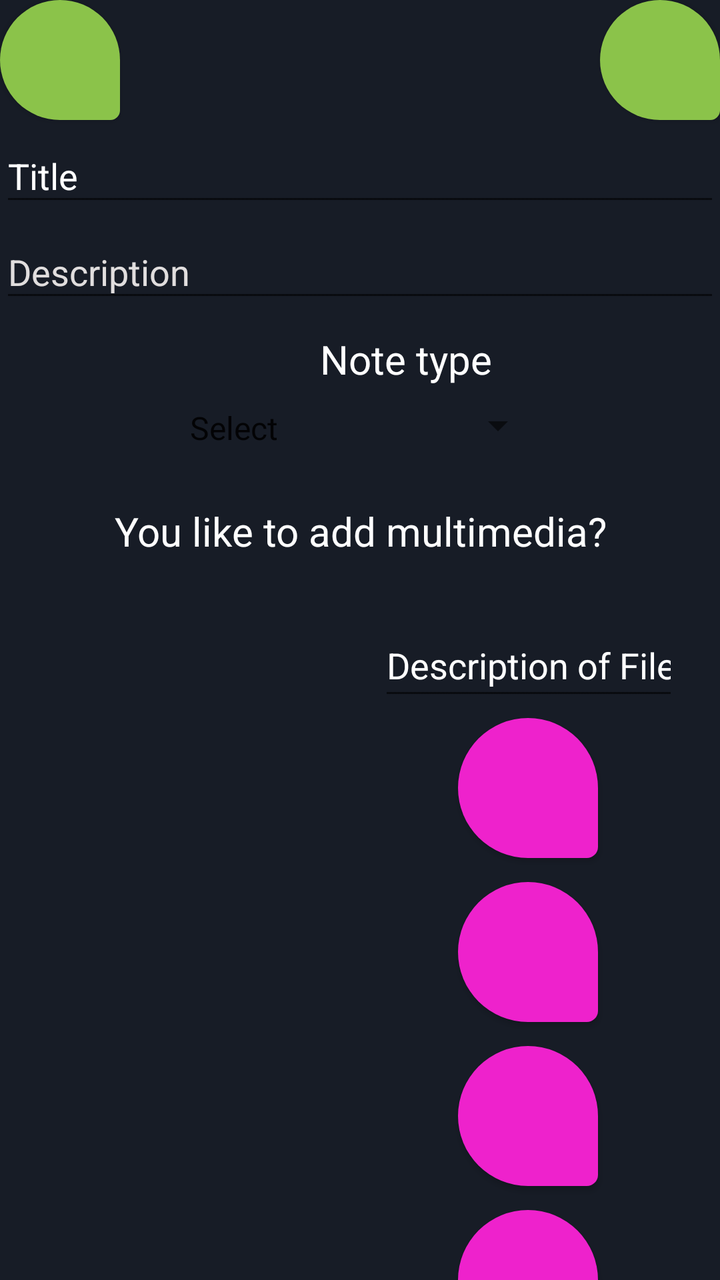
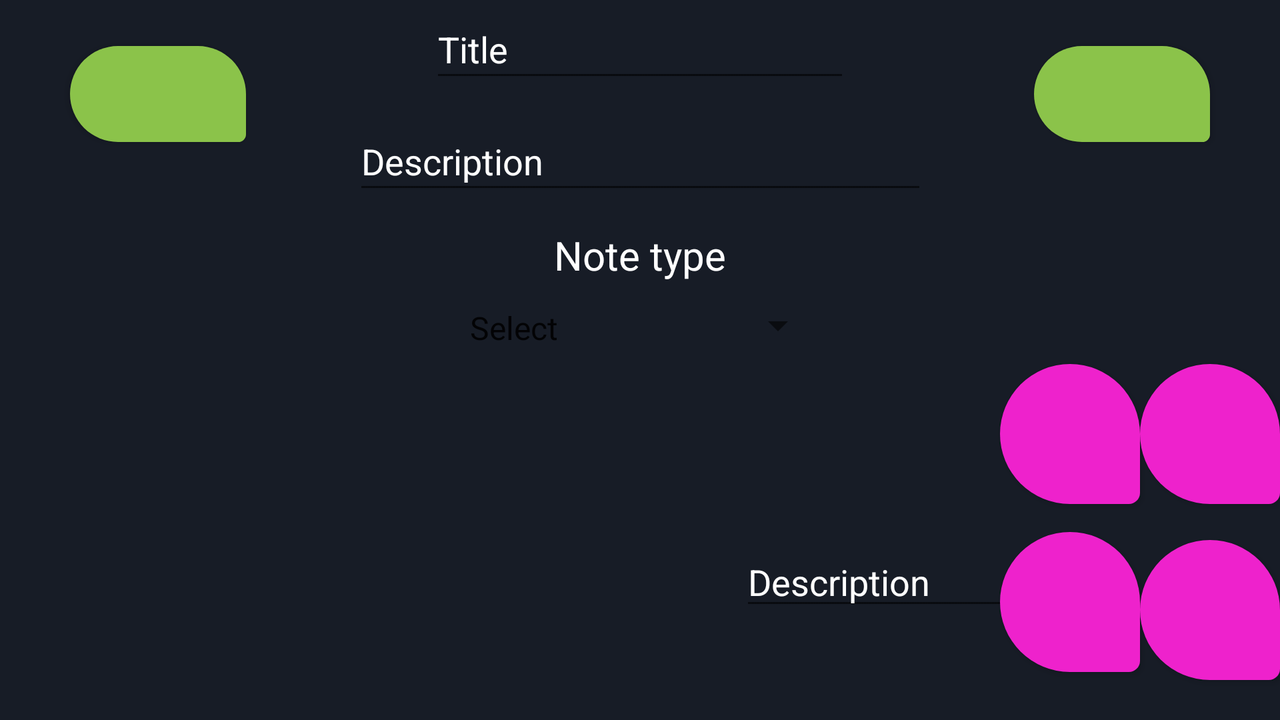

First picture: res/layout/ on a phone held upright. Second picture: the repository's own variant of that layout, on a device whose configuration matches the variant's folder. Source for both follows.
<!-- AndroidManifest.xml: application theme AppTheme -->
<!-- res/layout/fragment_add_note.xml -->
<?xml version="1.0" encoding="utf-8"?>
<layout xmlns:android="http://schemas.android.com/apk/res/android"
    xmlns:app="http://schemas.android.com/apk/res-auto"
    xmlns:tools="http://schemas.android.com/tools"
    tools:context="com.example.proyecto_notas.Add_note">

    

    <androidx.constraintlayout.widget.ConstraintLayout
        android:layout_width="match_parent"
        android:layout_height="match_parent"
        android:background="@color/colorPrimary">

        <EditText
            android:id="@+id/edtxt_description"
            android:layout_width="match_parent"
            android:layout_height="43dp"
            android:layout_marginTop="5dp"
            android:ems="10"
            android:hint="@string/note_description"
            android:inputType="textPersonName"
            android:textColorHint="#E1DEDE"
            app:layout_constraintEnd_toEndOf="parent"
            app:layout_constraintStart_toStartOf="parent"
            app:layout_constraintTop_toBottomOf="@+id/edtxt_title" />

        <EditText
            android:id="@+id/edtxt_title"
            android:layout_width="match_parent"
            android:layout_height="43dp"
            android:layout_marginTop="5dp"
            android:ems="10"
            android:hint="@string/note_title"
            android:inputType="textPersonName"
            android:textColorHint="#FFFFFF"
            app:layout_constraintEnd_toEndOf="parent"
            app:layout_constraintStart_toStartOf="@+id/edtxt_description"
            app:layout_constraintTop_toBottomOf="@+id/btn_cancel" />

        <Spinner
            android:id="@+id/sp_note_type"
            android:layout_width="186dp"
            android:layout_height="19dp"
            android:layout_marginTop="10dp"
            android:entries="@array/type"
            app:layout_constraintEnd_toEndOf="parent"
            app:layout_constraintStart_toStartOf="parent"
            app:layout_constraintTop_toBottomOf="@+id/textView6" />

        <TextView
            android:id="@+id/textView6"
            android:layout_width="wrap_content"
            android:layout_height="wrap_content"
            android:layout_marginStart="160dp"
            android:layout_marginTop="10dp"
            android:text="@string/note_type"
            android:textColor="#FFFFFF"
            android:textSize="20sp"
            app:layout_constraintStart_toStartOf="parent"
            app:layout_constraintTop_toBottomOf="@+id/edtxt_description" />

        <Button
            android:id="@+id/btn_cancel"
            android:layout_width="60dp"
            android:layout_height="60dp"
            android:background="@drawable/btn_redondo"
            android:textColor="#000000"
            app:backgroundTint="#8BC34A"
            app:icon="@drawable/abc_vector_test"
            app:iconSize="35dp"
            app:layout_constraintStart_toStartOf="parent"
            app:layout_constraintTop_toTopOf="parent" />

        <Button
            android:id="@+id/btn_next"
            android:layout_width="60dp"
            android:layout_height="60dp"
            android:background="@drawable/btn_redondo"
            android:textColor="#000000"
            app:backgroundTint="#8BC34A"
            app:icon="@android:drawable/ic_menu_send"
            app:layout_constraintEnd_toEndOf="parent"
            app:layout_constraintTop_toTopOf="parent" />

        <Button
            android:id="@+id/btn_add_video"
            android:layout_width="70dp"
            android:layout_height="70dp"
            android:layout_marginTop="12dp"
            android:background="@drawable/btn_redondo"
            android:textColor="#000000"
            android:textSize="8dp"
            app:icon="@android:drawable/presence_video_busy"
            app:iconSize="40dp"
            app:iconTint="#000000"
            app:layout_constraintEnd_toEndOf="parent"
            app:layout_constraintStart_toEndOf="@+id/rv_media"
            app:layout_constraintTop_toBottomOf="@+id/btn_add_image" />

        <TextView
            android:id="@+id/textView5"
            android:layout_width="wrap_content"
            android:layout_height="wrap_content"
            android:layout_marginTop="30dp"
            android:text="@string/questionAdd_media"
            android:textColor="#FFFFFF"
            android:textColorHint="#FFFFFF"
            android:textSize="20sp"
            app:layout_constraintEnd_toEndOf="parent"
            app:layout_constraintHorizontal_bias="0.503"
            app:layout_constraintStart_toStartOf="parent"
            app:layout_constraintTop_toBottomOf="@+id/sp_note_type" />

        <androidx.recyclerview.widget.RecyclerView
            android:id="@+id/rv_media"
            android:layout_width="160dp"
            android:layout_height="400dp"
            android:layout_marginStart="8dp"
            android:layout_marginTop="30dp"
            android:layout_marginBottom="50dp"
            app:layout_constraintBottom_toTopOf="@+id/btn_add_file"
            app:layout_constraintStart_toStartOf="parent"
            app:layout_constraintTop_toBottomOf="@+id/textView5"
            app:layout_constraintVertical_bias="0.018" />

        <EditText
            android:id="@+id/file_description"
            android:layout_width="150dp"
            android:layout_height="48dp"
            android:layout_marginTop="28dp"
            android:layout_marginEnd="1dp"
            android:ems="10"
            android:hint="@string/arch_description"
            android:inputType="textPersonName"
            android:textColor="@android:color/darker_gray"
            android:textColorHint="#FFFFFF"
            app:layout_constraintEnd_toEndOf="parent"
            app:layout_constraintHorizontal_bias="0.519"
            app:layout_constraintStart_toEndOf="@+id/rv_media"
            app:layout_constraintTop_toBottomOf="@+id/textView5" />

        <Button
            android:id="@+id/btn_add_image"
            android:layout_width="70dp"
            android:layout_height="70dp"
            android:layout_marginTop="4dp"
            android:background="@drawable/btn_redondo"
            android:textColor="#000000"
            android:textSize="8dp"
            app:icon="@android:drawable/ic_menu_camera"
            app:iconSize="40dp"
            app:iconTint="#000000"
            app:layout_constraintEnd_toEndOf="parent"
            app:layout_constraintStart_toEndOf="@+id/rv_media"
            app:layout_constraintTop_toBottomOf="@+id/file_description" />

        <Button
            android:id="@+id/btn_add_audio"
            android:layout_width="70dp"
            android:layout_height="70dp"
            android:layout_marginTop="12dp"
            android:background="@drawable/btn_redondo"
            android:textColor="#000000"
            android:textSize="8dp"
            app:icon="@android:drawable/ic_btn_speak_now"
            app:iconSize="40dp"
            app:iconTint="#000000"
            app:layout_constraintEnd_toEndOf="parent"
            app:layout_constraintStart_toEndOf="@+id/rv_media"
            app:layout_constraintTop_toBottomOf="@+id/btn_add_video" />

        <Button
            android:id="@+id/btn_add_file"
            android:layout_width="70dp"
            android:layout_height="70dp"
            android:layout_marginTop="12dp"
            android:background="@drawable/btn_redondo"
            android:textColor="#050505"
            android:textSize="8dp"
            app:icon="@android:drawable/ic_menu_gallery"
            app:iconPadding="40dp"
            app:iconTint="#000000"
            app:layout_constraintEnd_toEndOf="parent"
            app:layout_constraintStart_toEndOf="@+id/rv_media"
            app:layout_constraintTop_toBottomOf="@+id/btn_add_audio" />

    </androidx.constraintlayout.widget.ConstraintLayout>

</layout>
<!-- resources referenced by this layout -->
<resources>
  <string-array name="type">
          <item>Select</item>
          <item>Task</item>
          <item>Note</item>
      </string-array>
  <color name="colorPrimary">#171C26</color> //Campodenota
  <!-- drawable btn_redondo (drawable) -->
  <?xml version="1.0" encoding="utf-8"?>
  <shape xmlns:android="http://schemas.android.com/apk/res/android"
      android:shape="rectangle">
      <solid android:color="#ee22CC"/>
      <corners android:bottomRightRadius="8dp"
          android:bottomLeftRadius="50dp"
          android:topRightRadius="50dp"
          android:topLeftRadius="50dp"/>
      </shape>
  <string name="arch_description">Description of File</string>
  <string name="note_description">Description</string>
  <string name="note_title">Title</string>
  <string name="note_type">Note type</string>
  <string name="questionAdd_media">You like to add multimedia?</string>
</resources>
<!-- res/layout-land/fragment_add_note.xml (the author's variant of the layout above) -->
<!-- drawn on the phone turned sideways -->
<?xml version="1.0" encoding="utf-8"?>
<layout xmlns:android="http://schemas.android.com/apk/res/android"
    xmlns:app="http://schemas.android.com/apk/res-auto"
    xmlns:tools="http://schemas.android.com/tools"
    tools:context="com.example.proyecto_notas.Add_note">

    

    <androidx.constraintlayout.widget.ConstraintLayout
        android:layout_width="match_parent"
        android:layout_height="match_parent"
        android:background="@color/colorPrimary">

        <TextView
            android:id="@+id/textView6"
            android:layout_width="wrap_content"
            android:layout_height="wrap_content"
            android:layout_marginTop="12dp"
            android:text="@string/note_type"
            android:textColor="#FFFFFF"
            android:textSize="20sp"
            app:layout_constraintEnd_toEndOf="parent"
            app:layout_constraintStart_toStartOf="parent"
            app:layout_constraintTop_toBottomOf="@+id/file_description" />

        <EditText
            android:id="@+id/edtxt_description"
            android:layout_width="wrap_content"
            android:layout_height="40dp"
            android:layout_marginStart="16dp"
            android:layout_marginBottom="50dp"
            android:ems="10"
            android:hint="@string/note_description"
            android:inputType="textPersonName"
            android:textColor="#FFFFFF"
            android:textColorHint="#FFFFFF"
            app:layout_constraintBottom_toBottomOf="parent"
            app:layout_constraintStart_toEndOf="@+id/rv_media" />

        <EditText
            android:id="@+id/edtxt_title"
            android:layout_width="wrap_content"
            android:layout_height="46dp"
            android:ems="10"
            android:hint="@string/note_title"
            android:inputType="textPersonName"
            android:textColor="#FFFFFF"
            android:textColorHint="#FFFFFF"
            app:layout_constraintEnd_toStartOf="@+id/btn_next"
            app:layout_constraintStart_toEndOf="@+id/btn_cancel"
            tools:layout_editor_absoluteY="23dp" />

        <Button
            android:id="@+id/btn_add_image"
            android:layout_width="70dp"
            android:layout_height="70dp"
            android:layout_marginBottom="108dp"
            android:background="@drawable/btn_redondo"
            android:textSize="10dp"
            app:icon="@android:drawable/ic_menu_camera"
            app:iconSize="40dp"
            app:iconTint="#000000"
            app:layout_constraintBottom_toBottomOf="parent"
            app:layout_constraintEnd_toStartOf="@+id/btn_add_video" />

        <Spinner
            android:id="@+id/sp_note_type"
            android:layout_width="186dp"
            android:layout_height="19dp"
            android:layout_marginTop="12dp"
            android:entries="@array/type"
            app:layout_constraintEnd_toEndOf="parent"
            app:layout_constraintStart_toStartOf="parent"
            app:layout_constraintTop_toBottomOf="@+id/textView6" />

        <Button
            android:id="@+id/btn_cancel"
            android:layout_width="wrap_content"
            android:layout_height="wrap_content"
            android:layout_marginStart="35dp"
            android:layout_marginTop="23dp"
            android:background="@drawable/btn_redondo"
            app:backgroundTint="#8BC34A"
            app:icon="@drawable/abc_vector_test"
            app:layout_constraintStart_toStartOf="parent"
            app:layout_constraintTop_toTopOf="parent" />

        <Button
            android:id="@+id/btn_next"
            android:layout_width="wrap_content"
            android:layout_height="wrap_content"
            android:layout_marginEnd="35dp"
            android:background="@drawable/btn_redondo"
            app:backgroundTint="#8BC34A"
            app:icon="@android:drawable/ic_menu_send"
            app:layout_constraintEnd_toEndOf="parent"
            app:layout_constraintTop_toTopOf="@+id/btn_cancel" />

        <Button
            android:id="@+id/btn_add_video"
            android:layout_width="70dp"
            android:layout_height="70dp"
            android:layout_marginBottom="108dp"
            android:background="@drawable/btn_redondo"
            android:textSize="10dp"
            app:icon="@android:drawable/presence_video_busy"
            app:iconSize="40dp"
            app:iconTint="#000000"
            app:layout_constraintBottom_toBottomOf="parent"
            app:layout_constraintEnd_toEndOf="parent" />

        <Button
            android:id="@+id/btn_add_file"
            android:layout_width="70dp"
            android:layout_height="70dp"
            android:layout_marginBottom="20dp"
            android:background="@drawable/btn_redondo"
            android:textSize="10dp"
            app:icon="@android:drawable/ic_menu_gallery"
            app:iconSize="40dp"
            app:iconTint="#000000"
            app:layout_constraintBottom_toBottomOf="parent"
            app:layout_constraintEnd_toEndOf="parent" />

        <Button
            android:id="@+id/btn_add_audio"
            android:layout_width="70dp"
            android:layout_height="70dp"
            android:layout_marginBottom="24dp"
            android:background="@drawable/btn_redondo"
            android:textSize="10dp"
            app:icon="@android:drawable/ic_btn_speak_now"
            app:iconSize="40dp"
            app:iconTint="#020202"
            app:layout_constraintBottom_toBottomOf="parent"
            app:layout_constraintEnd_toStartOf="@+id/btn_add_file" />

        <androidx.recyclerview.widget.RecyclerView
            android:id="@+id/rv_media"
            android:layout_width="350dp"
            android:layout_height="154dp"
            android:layout_marginStart="4dp"
            android:layout_marginTop="88dp"
            android:layout_marginBottom="10dp"
            app:layout_constraintBottom_toBottomOf="parent"
            app:layout_constraintStart_toStartOf="parent"
            app:layout_constraintTop_toBottomOf="@+id/file_description" />

        <EditText
            android:id="@+id/file_description"
            android:layout_width="287dp"
            android:layout_height="46dp"
            android:layout_marginTop="10dp"
            android:ems="10"
            android:hint="@string/note_description"
            android:inputType="textPersonName"
            android:text="@string/note_description"
            android:textColor="#FFFFFF"
            android:textColorHint="#FFFFFF"
            app:layout_constraintEnd_toEndOf="parent"
            app:layout_constraintStart_toStartOf="parent"
            app:layout_constraintTop_toBottomOf="@+id/edtxt_title" />

    </androidx.constraintlayout.widget.ConstraintLayout>

</layout>
<!-- resources referenced by the variant -->
<!-- as the phone turned sideways resolves them -->
<resources>
  <string-array name="type">
          <item>Select</item>
          <item>Task</item>
          <item>Note</item>
      </string-array>
  <color name="colorPrimary">#171C26</color> //Campodenota
  <!-- drawable btn_redondo (drawable) -->
  <?xml version="1.0" encoding="utf-8"?>
  <shape xmlns:android="http://schemas.android.com/apk/res/android"
      android:shape="rectangle">
      <solid android:color="#ee22CC"/>
      <corners android:bottomRightRadius="8dp"
          android:bottomLeftRadius="50dp"
          android:topRightRadius="50dp"
          android:topLeftRadius="50dp"/>
      </shape>
  <string name="note_description">Description</string>
  <string name="note_title">Title</string>
  <string name="note_type">Note type</string>
</resources>
